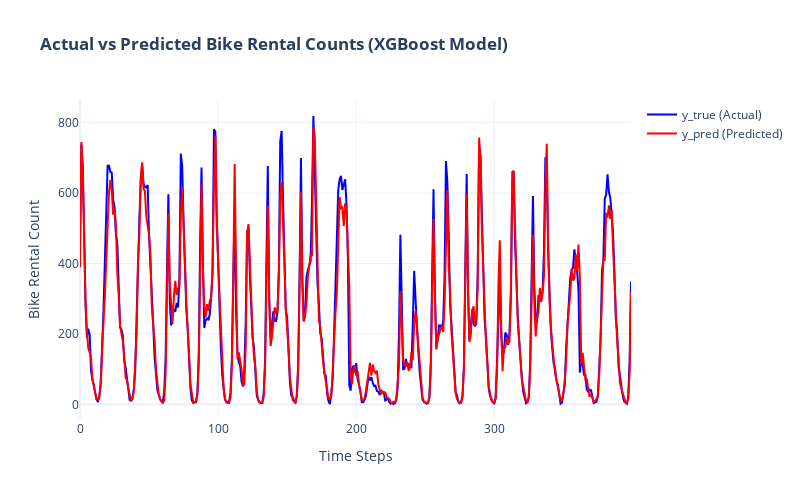

Source (notebook cell):
### Code cell
plot_actual_vs_predicted(
    y_true=y_test,
    y_pred=y_test_pred_xgb,
    n=400,
    title="Actual vs Predicted Bike Rental Counts (XGBoost Model)",
)

### Figure 1 — Plotly figure (JSON) as saved in the notebook; plotly's stock layout.template omitted (floating-point values rounded to 4 significant figures; data arrays with more than 128 entries replaced by an {"elided": "..."} marker saying what was removed)
{"data": [{"line": {"color": "blue", "width": 2}, "mode": "lines", "name": "y_true (Actual)", "type": "scatter", "x": {"elided": "400 int values"}, "y": {"elided": "400 float values"}}, {"line": {"color": "red", "width": 2}, "mode": "lines", "name": "y_pred (Predicted)", "type": "scatter", "x": {"elided": "400 int values"}, "y": {"elided": "400 float values"}}], "layout": {"height": 500, "hovermode": "x unified", "title": {"text": "<b>Actual vs Predicted Bike Rental Counts (XGBoost Model)</b>"}, "width": 800, "xaxis": {"title": {"text": "Time Steps"}}, "yaxis": {"title": {"text": "Bike Rental Count"}}}}
